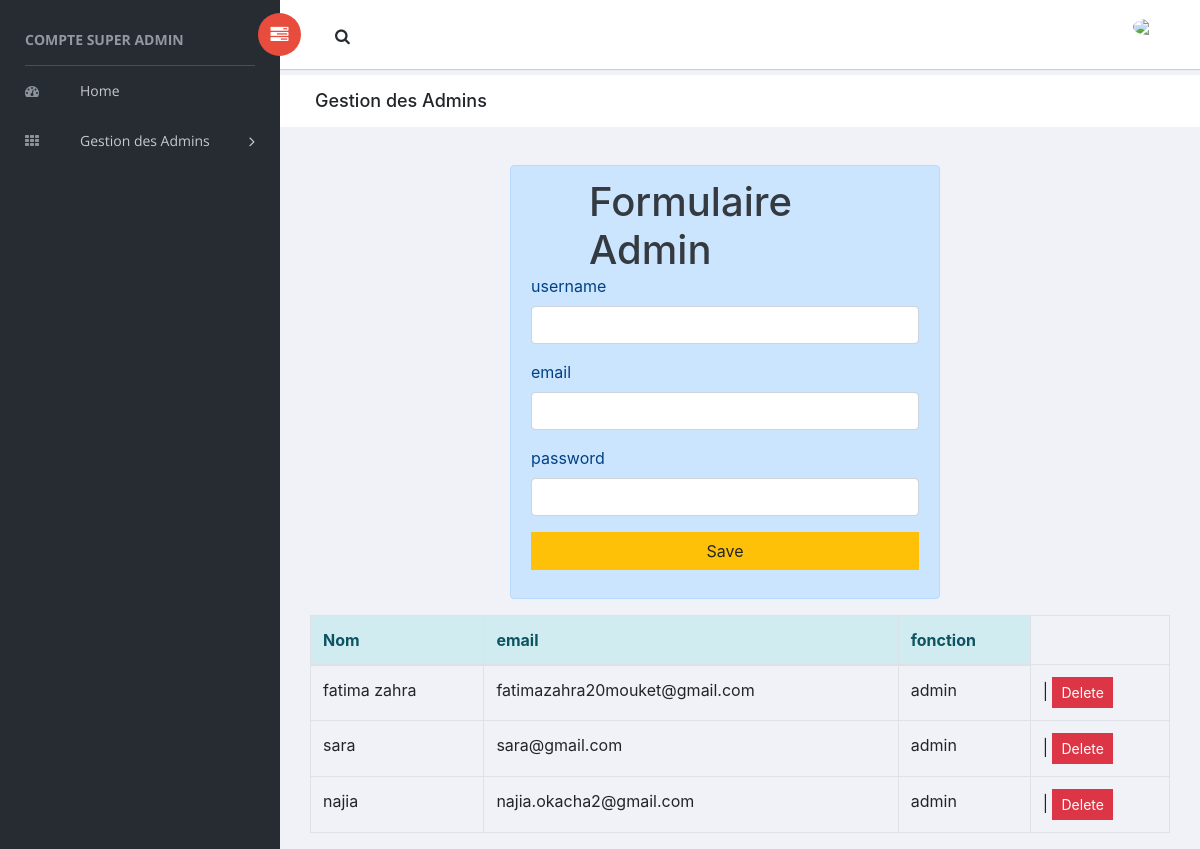
The app's page /add_admin.php (signed in) with its own data.
### tables this page shows
CREATE TABLE `users` (
  `id` int(11) NOT NULL,
  `username` varchar(100) NOT NULL,
  `email` varchar(100) NOT NULL,
  `type` varchar(100) NOT NULL,
  `password` varchar(100) NOT NULL
);

### add_admin.php (the view, shortened to what this page needs)
 <?php
       if($_SESSION["type"] =="super admin"){
	    ?>
<!doctype html>
<html class="no-js" lang="en">
<head>
    <link rel="stylesheet" href="vendors/bootstrap/dist/css/bootstrap.min.css">
    <link rel="stylesheet" href="vendors/font-awesome/css/font-awesome.min.css">
    <link rel="stylesheet" href="vendors/themify-icons/css/themify-icons.css">
    <link rel="stylesheet" href="vendors/flag-icon-css/css/flag-icon.min.css">
    <link rel="stylesheet" href="vendors/selectFX/css/cs-skin-elastic.css">
    <link rel="stylesheet" href="vendors/jqvmap/dist/jqvmap.min.css">
    <link rel="stylesheet" href="assets/css/style.css">
</head>
<body>
    <aside id="left-panel" class="left-panel">
        <nav class="navbar navbar-expand-sm navbar-default">
            <div id="main-menu" class="main-menu collapse navbar-collapse">
                <ul class="nav navbar-nav">
                <h3 class="menu-title"> COMPTE <?PHP ECHO  $_SESSION['type']?> </h3>
					<li>
                        <a href="indexsuperadmin.php"> <i class="menu-icon fa fa-dashboard"></i>Home </a>
                    </li>
                    <li class="menu-item-has-children dropdown">
                        <a href="add_admin.php"   aria-expanded="false"> <i class="menu-icon fa fa-th"></i>Gestion des Admins </a>
                    </li>
            </div>
        </nav>
    </aside>
    <div id="right-panel" class="right-panel">
        <header id="header" class="header">
            <div class="header-menu">
                <div class="col-sm-7">
                    <a id="menuToggle" class="menutoggle pull-left"><i class="fa fa fa-tasks"></i></a>
                    <div class="header-left">
                        <button class="search-trigger"><i class="fa fa-search"></i></button>
                    </div>
                </div>
                <div class="col-sm-5">
                    <div class="user-area dropdown float-right">
                    <a href="#" class="dropdown-toggle" data-toggle="dropdown" aria-haspopup="true" aria-expanded="false">
                            <img class="user-avatar rounded-circle" src="profile.jpg" >
                        </a>
                    </div>
            </div>
        </header>
        <div class="breadcrumbs">
            <div class="col-sm-4">
                <div class="page-header float-left">
                    <div class="page-title">
                        <h1>Gestion des Admins </h1>
                    </div>
                </div>
            </div>
            <div class="col-sm-8">
                <div class="page-header float-right">
                </div>
            </div>
        </div>
        <div class="content mt-3">
	<div >
	<div class="content mt-3">
		<div class="col-sm-8 col-lg-6 alert alert-primary" style="margin-left: 200px">
		<div style="margin-left: 58px" >
		 <h1 class="text-dark">Formulaire Admin</h1>
	     </div>
			<form method="POST" action="add_a.php" >
				<div class="form-group">
					<label>username</label>
					<input class="form-control" type="text" name="username"/>
				</div>
				<div class="form-group">
					<label>email</label>
					<input class="form-control" type="text" name="email"/>
				</div>
				<div class="form-group">
					<label>password</label>
					<input class="form-control" type="password" name="password"/>
				</div>
				<div class="form-group">
					<button class="btn btn-warning form-control" type="submit" name="save">Save</button>
				</div>
			</form>
		</div><div style="height: 100px"></div>
			<table class="table table-bordered">
				<thead class="alert-info">
					<tr>
						<th>Nom</th>
						<th>email</th>
						<th>fonction</th>
					</tr>
				</thead>
				<tbody>
					<?php
						require 'conn.php';
						$sql = $conn->prepare("SELECT * FROM `users` where type='admin' ");
						$sql->execute();
						while($fetch = $sql->fetch()){
					?>
					<tr>
						<td><?php echo $fetch['username']?></td>
						<td><?php echo $fetch['email']?></td>
						<td><?php echo $fetch['type']?></td>
						<td>| <a class="btn btn-danger btn-sm" href="deleteadmin.php?id=<?php echo $fetch['id']?>">Delete</a></td>
					</tr>
					<?php
						}
					?>
				</tbody>
			</table>
		</div>
	</div>
</body>
</html>
<?php } ?>

### records on screen
users: username "fatima zahra", email "fatimazahra20mouket@gmail.com", type "admin"
users: username "sara", email "sara@gmail.com", type "admin"
users: username "najia", email "najia.okacha2@gmail.com", type "admin"

### other values on screen
$_SESSION['type'] "SUPER ADMIN"
